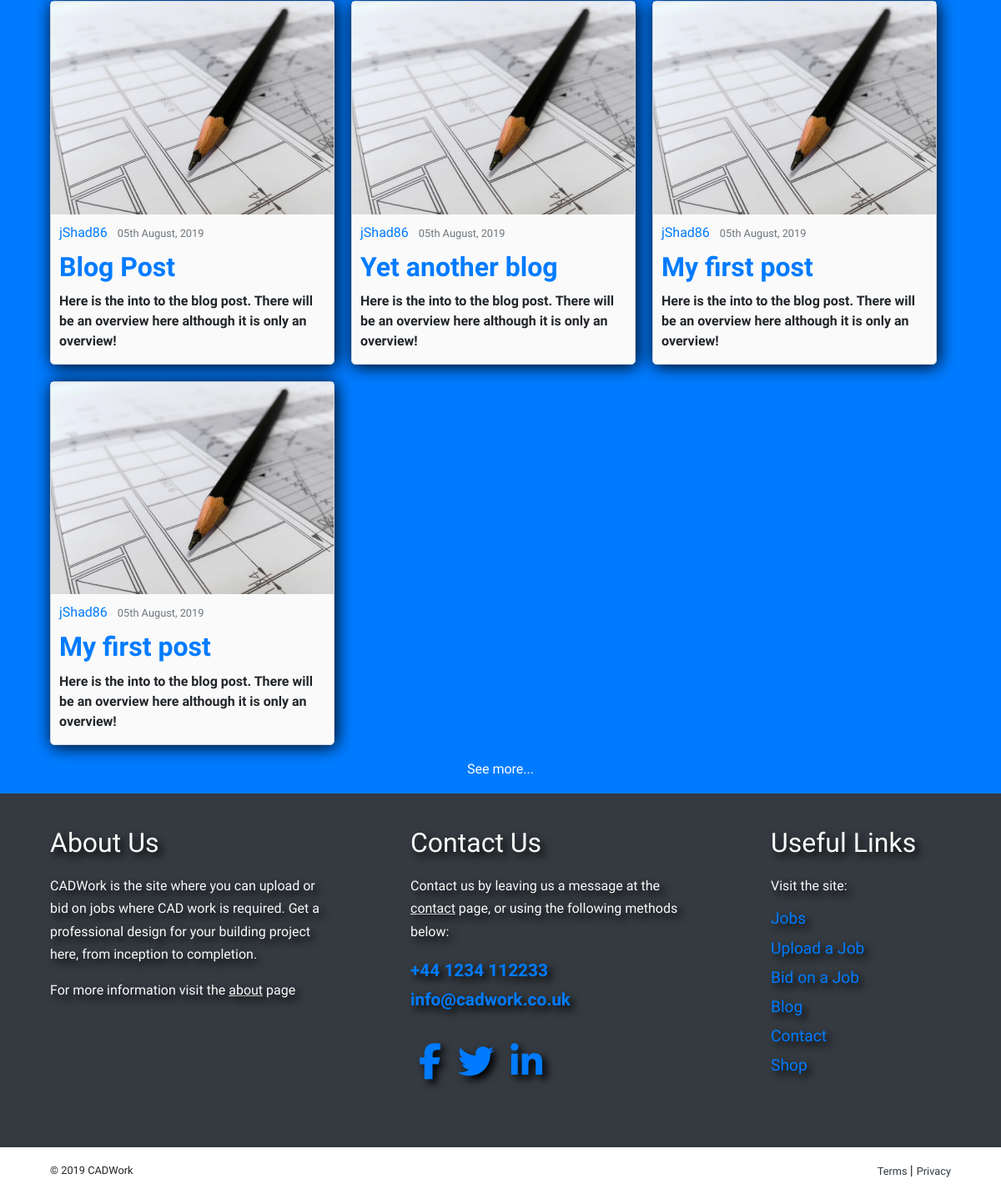
Before: / (lower part) with the older database file.
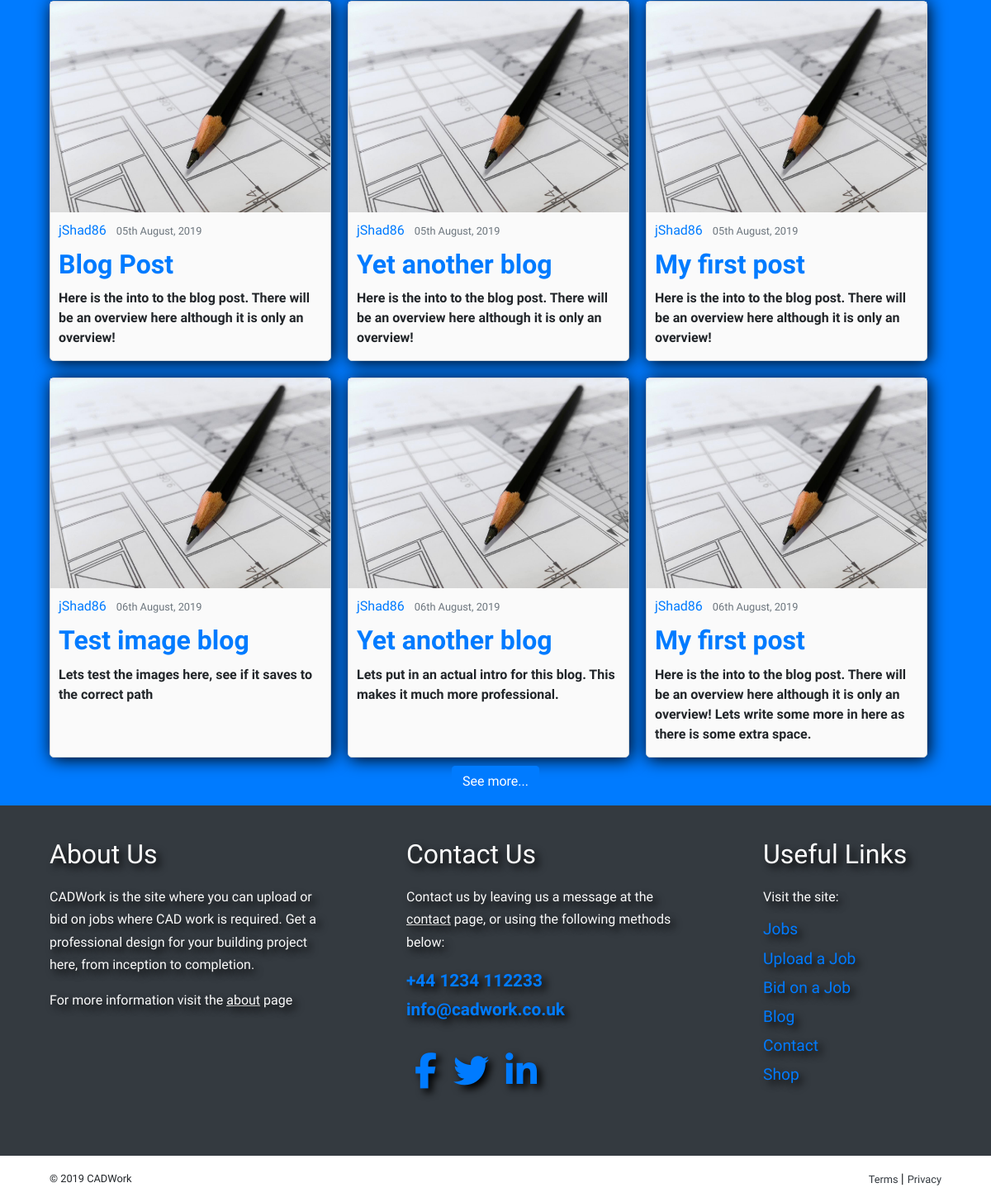
After: the same page with the newer database file.
### blog/models.py (models this page shows, shortened)
class Post(models.Model):
	title = models.CharField(max_length=100)
	intro = models.CharField(max_length=250)
	content = models.TextField()
	blog_image = models.ImageField(default='blog-default.jpg', upload_to='blog_images')
	date_posted = models.DateTimeField(default=timezone.now)
	author = models.ForeignKey(User, on_delete=models.CASCADE)

### home/views.py (the view)
# urls.py: path('', PostListView.as_view(), name='blog-home'),
def home(request):
    blog_context = {
		'posts': Post.objects.all()
	}
    return render(request, 'home/index.html', blog_context)

### home/templates/home/index.html (shortened to what this page needs)
{% extends 'base.html' %}
{% block content %}
<div class="index-container">
	<section class="home-page-blog-section">
		<div class="home-page-blog-section-container">
			<div class="blog-card-container">
			{% for post in posts %}
				<article class="blog-article blog-article-home-page">
					<img class="article-image" src="{{ post.blog_image.url }}" height="80" width="80">
					<div class="media-body">
						<div class="article-metadata">
							<a class="mr-2" href="{% url 'user-posts' post.author.username %}">{{ post.author }}</a>
							<small class="text-muted">{{ post.date_posted|date:"dS F, Y" }}</small>
						</div>
						<h2 class="blog-home-title"><a href="{% url 'post-detail' post.id %}">{{ post.title }}</a></h2>
						<p class="article-card-intro">{{ post.intro }}</p>
					</div>
				</article>
			{% endfor %}
			</div>
			<a href="{% url 'blog-home' %}" class="btn btn-primary">See more...</a>
		</div>
	</section>
</div>
{% endblock %}

### templates/base.html (shortened to what this page needs)
{% load staticfiles %}
<!DOCTYPE html>
<html lang="en">
<head>
    <link rel="stylesheet" href="https://stackpath.bootstrapcdn.com/bootstrap/4.3.1/css/bootstrap.min.css">
    <link rel="stylesheet" href="https://cdnjs.cloudflare.com/ajax/libs/font-awesome/4.7.0/css/font-awesome.min.css">
    <link rel="stylesheet" href="{% static 'css/styles.css' %}">
</head>
<body>
	<div class="content">
		{% block content %}
		{% endblock content %}
    </div>
    <footer class="footer">
		<div class="footer-top">
			<div class="footer-container footer-top-container">
				<div class="footer-top-areas">
					<div class="footer-section">
						<h3 class="footer-header">About Us</h3>
						<p class="footer-paragraph">CADWork is the site where you can upload or bid on jobs where CAD work is required. Get a professional design for your building project here, from inception to completion.</p>
						<p class="footer-paragraph">For more information visit the <span class="footer-about-contact-link"><a href="{% url 'about' %}">about</a></span> page</p>
					</div>
					<div class="footer-section">
						<h3 class="footer-header">Contact Us</h3>
						<p class="footer-paragraph">Contact us by leaving us a message at the <span class="footer-about-contact-link"><a href="{% url 'contact' %}">contact</a></span> page, or using the following methods below:</p>
						<div class="footer-contact options">
							<p class="footer-paragraph" id="footer-paragraph-phone"><a href="tel://+441234112233">+44 1234 112233</a></p>
							<p class="footer-paragraph" id="footer-paragraph-email"><a href="mailto:info@cadwork.co.uk">info@cadwork.co.uk</a></p>
						</div>
						<div class="footer-social">
			                <ul class="social-links">
			                    <li class="social"><a class="dropdown-content-link social-link" href="https://www.facebook.com/" target="_blank"><i class="fa fa-facebook"></i></a></li>
			                    <li class="social"><a class="dropdown-content-link social-link" href="https://twitter.com/" target="_blank"><i class="fa fa-twitter"></i></a></li>
			                    <li class="social"><a class="dropdown-content-link social-link" href="https://www.linkedin.com/?hl=en" target="_blank"><i class="fa fa-linkedin"></i></a></li>
			                </ul>
			            </div>
					</div>
					<div class="footer-section" id="footer-about-section">
						<h3 class="footer-header">Useful Links</h3>
						<p class="footer-paragraph">Visit the site:</p>
						<div class="footer-contact options">
							<p class="footer-paragraph footer-link"><a href="#">Jobs</a></p>
							<p class="footer-paragraph footer-link"><a href="#">Upload a Job</a></p>
							<p class="footer-paragraph footer-link"><a href="#">Bid on a Job</a></p>
							<p class="footer-paragraph footer-link"><a href="{% url 'blog-home' %}">Blog</a></p>
							<p class="footer-paragraph footer-link"><a href="{% url 'contact' %}">Contact</a></p>
							<p class="footer-paragraph footer-link"><a href="#">Shop</a></p>
						</div>
					</div>
				</div>
			</div>
		</div>
		<div class="footer-bottom footer-bottom-container">
			<div class="footer-container">
	            <div class="footer-statement">
	            	<p class="statement">&#169; 2019 CADWork</p>
	            	<div class="footer-contact-about">
						<p class="footer-contact-about-links">
							<span class="footer-contact-about-links-span"><a id="about-footer" class="terms-about-link" href="{% url 'terms' %}">Terms </a></span><span class="footer-contact-about-links-divider">|</span>
				            <span class="footer-contact-about-links-span"><a id="contact-footer" class="terms-about-link" href="{% url 'privacy' %}">Privacy</a></span>
				        </p>
					</div>
	            </div>
	        </div>
		</div>
	</footer>
</body>
</html>

### static/css/styles.css (style rules this page uses)
* { margin: 0; font-family: "Open Sans", sans-serif; }
h1, h2, h3, h4, h5, h6 { font-family: "Titillium Web", sans-serif; }
.content { width: 100%; display: flex; justify-content: center; }
.index-container { width: 100%; }
.home-page-blog-section { padding: 10px; background-color: #007bff; }
.home-page-blog-section-container { width: 100%; display: flex; flex-direction: column; align-items: center; }
.blog-article-home-page { background-color: #FAFAFA; box-shadow: 2px 2px 20px #000000; }
.blog-card-container { margin-top: 20px; width: 95%; max-width: 1100px; display: flex; flex-wrap: wrap; }
.blog-article { margin: 10px; border: 0.5px solid #ced4da; border-radius: 5px; width: 100%; }
.blog-article img { width: 100%; height: auto; }
.media-body { padding: 10px; }
.blog-home-title { font-size: 2em; margin: 10px 0; font-weight: 600; }
.article-card-intro { margin: 5px 0; font-size: 1em; font-weight: 600; }
.footer { display: flex; flex-direction: column; align-items: center; }
.footer-bottom { width: 100%; display: flex; justify-content: center; }
.footer-top { width: 100%; background-color: #343a40; display: flex; justify-content: center; }
.footer-container { width: 90%; max-width: 1100px; }
.footer-top-container { margin-top: 2.5em; }
.footer-bottom-container { margin-top: 1em; }
.footer-section { margin-bottom: 3em; }
.footer-header { color: #FAFAFA; font-size: 2em; margin-bottom: .6em; text-shadow: 5px 5px 10px #000000; }
.footer-paragraph { color: #FAFAFA; font-size: 1em; line-height: 1.7em; text-shadow: 5px 5px 10px #000000; }
.footer-paragraph a { transition-duration: 0.1s; transition-timing-function: ease-in-out; }
.footer-link { font-size: 1.2em; line-height: 1em; }
.footer-paragraph span { text-decoration: underline; }
.footer-paragraph span a { color: #FAFAFA; transition-duration: 0.1s; transition-timing-function: ease-in-out; }
#footer-paragraph-phone, #footer-paragraph-email { font-size: 1.3em; font-weight: 600; margin-bottom: 0; color: #007bff; }
.footer-social { width: 100%; display: flex; justify-content: left; align-items: center; min-height: 50px; margin: 30px 0; }
.social-links { padding: 20px; display: flex; flex-direction: row; justify-content: space-around; padding: 0; margin: 0; list-style-type: none; }
.social { margin: 0 10px; }
.social-links li a { text-decoration: none; }
.social-links li a i { font-size: 2.7em; display: flex; transition-duration: 0.1s; transition-timing-function: ease-in-out; color: #007bff; text-shadow: 5px 5px 10px #000000; }
.footer-statement { display: flex; justify-content: space-between; }
.statement, .footer-contact-about-links-span { font-size: 0.8em; }
.statement { display: flex; align-items: center; }
.footer-contact-about-links-span a { color: #343a40; transition-duration: 0.1s; transition-timing-function: ease-in-out; }
@media (min-width: 768px) { .blog-article { width: 47%; } }
@media (min-width: 768px) { .footer-top-areas { display: flex; flex-direction: row; justify-content: space-between; } }
@media (min-width: 768px) { .footer-section { width: 30%; } }
@media (min-width: 768px) { #footer-about-section { width: 20%; } }
@media (min-width: 992px) { .blog-article { width: 31%; } }

Changed rows visible on the page:
removed Post: blog_image (placeholder picture), author "jShad86", date_posted "05th August, 2019", title "My first post", intro "Here is the into to the blog post. There will be an overview here although it is only an overview!"
added Post: blog_image (placeholder picture), author "jShad86", date_posted "06th August, 2019", title "Test image blog", intro "Lets test the images here, see if it saves to the correct path"
added Post: blog_image (placeholder picture), author "jShad86", date_posted "06th August, 2019", title "Yet another blog", intro "Lets put in an actual intro for this blog. This makes it much more professional."
added Post: blog_image (placeholder picture), author "jShad86", date_posted "06th August, 2019", title "My first post", intro "Here is the into to the blog post. There will be an overview here although it is only an overview! Lets write some more in here as there is some extra space."
